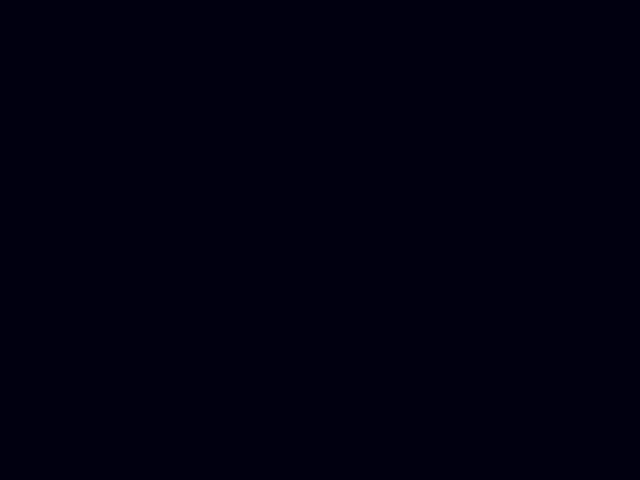
Frame 1 (no input)
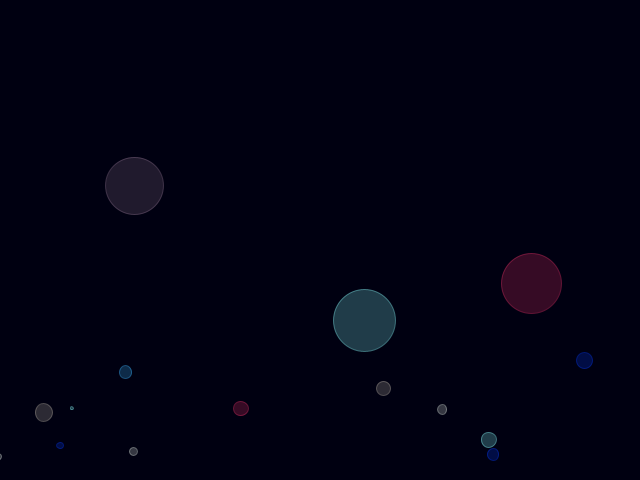
Frame 60 (the mouse pressed at the canvas centre just before this capture)
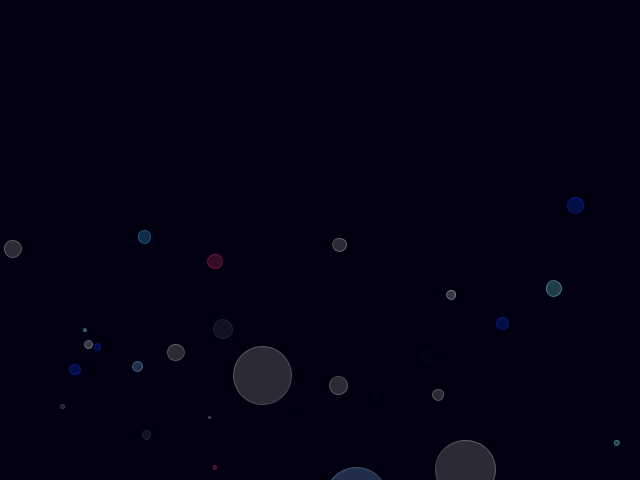
Frame 120 (the mouse held since frame 60 and released just before this capture)

The Processing sketch that drew these frames (run headless with seeded random() and noise(); from frame 60 on, the mouse is pressed at the canvas centre):

// Processing sketch: bubbles
// ── bubbles.pde
static final int NUM_PARTICLES = 30;
static final float PARTICLE_SPEED = -1;
static final float X_SPREAD = 0.1;

class Particle {
  PVector position = new PVector();
  PVector velocity = new PVector();
  color col;

  void update() {
    this.position.x += this.velocity.x;
    this.position.y += this.velocity.y;
  }
}

Particle[] particles;

color[] palette;
color background;

float partMaxZ;

void resetParticle(Particle particle) {
  particle.position.x = random(0.0, width);
  particle.position.y = height + particle.position.z;
  particle.velocity.x = 0.0;
  particle.velocity.y = PARTICLE_SPEED - particle.position.z / 10;
  particle.col = palette[int(random(0, palette.length))];
}

Particle newParticle(int i, float maxZ) {
  Particle particle = new Particle();
  particle.position.z = map(i, 0, NUM_PARTICLES, 1, maxZ);
  resetParticle(particle);
  particle.position.y += random(0, height / 2);
  
  return particle;
}

void setupPalette() {
  background = #000011;
  palette = new color[10];
  palette[0] = #0336EF;
  palette[1] = #3AB5FF;
  palette[2] = #89FFFF;
  palette[3] = #88C3FF;
  palette[4] = #E42F64;
  palette[5] = #040818;
  palette[6] = #3F495D;
  palette[7] = #E0EAE3;
  palette[8] = #BBB3A5;
  palette[9] = #8A6D89;
}

void setup() {
  //fullScreen();
  size(640, 480);

  setupPalette();

  partMaxZ = width / 10;

  particles = new Particle[NUM_PARTICLES];

  int numFarAway = NUM_PARTICLES - NUM_PARTICLES / 10;

  for (int i = 0; i < numFarAway; i++) {
    particles[i] = newParticle(i, partMaxZ / 3);
  }
  for (int i = numFarAway; i < NUM_PARTICLES; i++) {
    particles[i] = newParticle(i, partMaxZ);
  }
  
}

void draw() {
  background(background);

  for (int i = 0; i < NUM_PARTICLES; i++) {
    Particle particle = particles[i];

    particle.velocity.x += random(-X_SPREAD, X_SPREAD);
    particle.update();

    if ((particle.position.y + particle.position.z < 0) ||
        (particle.position.x - particle.position.z > width) ||
        (particle.position.x + particle.position.z < 0)) {
      resetParticle(particle);
    }

    stroke(particle.col, 100);
    strokeWeight(1);
    fill(particle.col, 60);
    circle(particle.position.x, particle.position.y, particle.position.z);
  }
}
